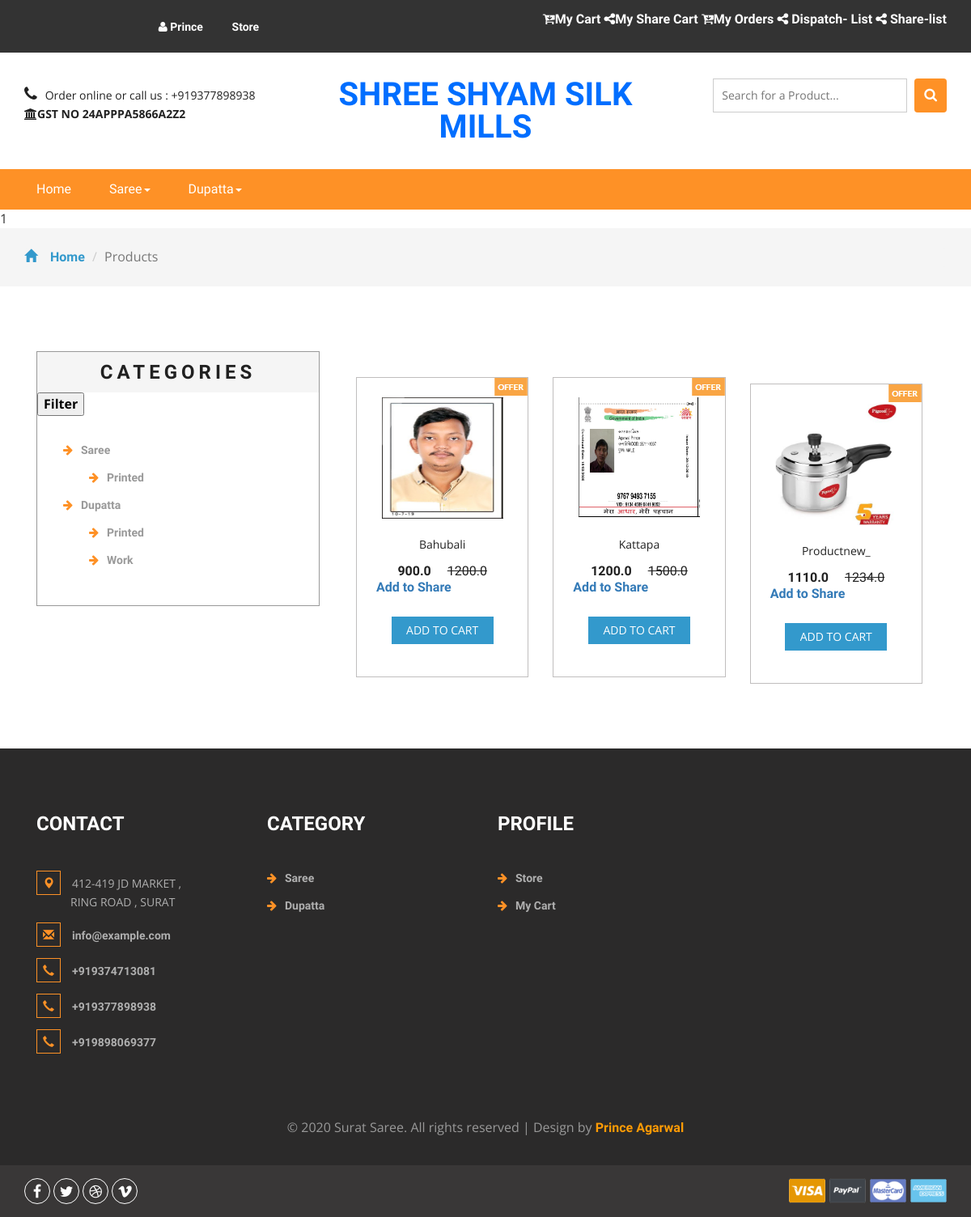
Screenshot of /api/products/ (signed in) with the database file from the repository.
### core/models.py (models this page shows, shortened)
class Category(models.Model):
    name = models.CharField(max_length=200)
    slug = models.SlugField()
    parent = models.ForeignKey('self',blank=True, null=True ,related_name='children',on_delete= models.CASCADE)
    class Meta:
        unique_together = ('slug', 'parent',)
        verbose_name_plural = "categories"
    def __str__(self):
        full_path = [self.name]
        k = self.parent
        while k is not None:
            full_path.append(k.name)
            k = k.parent
        return ' -> '.join(full_path[::-1])

class Item(models.Model):
    title = models.CharField(max_length=100)
    price = models.FloatField()
    discount_price = models.FloatField(blank=True, null=True)
    category = models.ForeignKey('Category', null=True, blank=True,on_delete= models.CASCADE)
    label = models.CharField(choices=LABEL_CHOICES, max_length=1)
    slug = models.SlugField()
    stock = models.BooleanField(default=True)
    description = models.TextField()
    image = models.ImageField()
    def get_add_to_cart_url(self):
        print(self.title)
        return reverse("add-to-cart", kwargs={
            'slug': self.slug
        })
    def get_add_to_share_url(self):
        print(self.title)
        return reverse("add-to-share", kwargs={
            'slug': self.slug
        })

### core/api/views.py (the view, shortened to what this page needs)
# urls.py: path('products/', ItemListView.as_view(), name='product-list'),
class ItemListView(ListAPIView):
    permission_classes = (IsAuthenticated, )
    serializer_class = ItemSerializer
    def get(self, request, *args, **kwargs):
        if request.user.userprofile.owner:
            csrf_token = django.middleware.csrf.get_token(request)
            queryset = Item.objects.filter(stock = True)
            page = request.GET.get('page', 1)
            paginator = Paginator(queryset, 10)
            try:
                users = paginator.page(page)
            except PageNotAnInteger:
                users = paginator.page(1)
            except EmptyPage:
                users = paginator.page(paginator.num_pages)
            return render(request,"core/products.html",{"object_list":users,
            "csrf_token": csrf_token})

### Cashbackclick/context_processor.py (called while the page is built)
def add_variable_to_context(request):
    csrf_token = django.middleware.csrf.get_token(request)
    return {
        'csrf_token':csrf_token,
        'category_list': Category.objects.all()
    }

def add_form_to_context(request):
    return {
        'loginform': SignInViaUsernameForm
    }

def present_order(request):
    try:
        if request.user.is_authenticated:
            Present_order = Order.objects.get(user = request.user, ordered = False)
            return {
                'present_order': Present_order
            }
        else:
            return {
            'present_order': 0
            }
    except Order.DoesNotExist:
        return {
            'present_order': 0
        }

### core/templates/core/products.html (shortened to what this page needs)
{% extends 'layouts/default/page.html' %}
{% load static %}
{% block content %}
	<div class="breadcrumbs">
		<div class="container">
			<ol class="breadcrumb breadcrumb1 animated wow slideInLeft" data-wow-delay=".5s">
				<li><a href="{% url 'index' %}"><span class="glyphicon glyphicon-home" aria-hidden="true"></span>Home</a></li>
				<li class="active">Products</li>
			</ol>
		</div>
	</div>
	<div class="products">
		<div class="container">
			<div class="col-md-4 products-left">
				<div class="categories">
					<h2>Categories</h2>
					<button type="button" style="color: black;float: center;" class="collapsible" ><strong>Filter </strong></button>
					<ul class="cate">
						{% for category in category_list %}
						{% if category.parent %}
						{% else %}
						{% if category.children %}
						<li><a href="{% url 'category-page' category.id %}"><i class="fa fa-arrow-right" aria-hidden="true"></i>{{category.name}}</a></li>
							<ul>
								{% for child in category.children.all %}
								<li><a href="{% url 'category-page' child.id %}"><i class="fa fa-arrow-right" aria-hidden="true"></i>{{child.name}}</a></li>
								{% endfor %}
							</ul>
						{% endif %}
						{% endif %}
						{% endfor %}
					</ul>
				</div>
			</div>
			<div class="col-md-8 products-right">
				{% if object_list %}
				{% for object in object_list %}
				{% if forloop.counter|divisibleby:3 %}
				<div class="agile_top_brands_grids">
				{% endif %}
					<div class="col-md-4 top_brand_left">
						<div class="hover14 column">
							<div class="agile_top_brand_left_grid">
								<div class="agile_top_brand_left_grid_pos">
									<img src="{% static 'images/offer.png' %}" alt=" " class="img-responsive">
								</div>
								<div class="agile_top_brand_left_grid1">
									<figure>
										<div class="snipcart-item block">
											<div class="snipcart-thumb">
												<a href="{% url 'product-detail' object.slug %}"><img title=" " alt=" " height="150" width="150" src="{{object.image.url}}"></a>
												<p>{{object.slug}}</Object></p>
												<h4>{{object.discount_price}} <span>{{object.price}}</span></h4>
											</div>
											{% if request.user.userprofile.owner %}
											<a href='{{object.get_add_to_share_url}}'>Add to Share</a>
											{% endif %}
											<div class="snipcart-details top_brand_home_details">
												<form action="{{object.get_add_to_cart_url}}" method="post">
													<fieldset>
														<input type="submit" name="submit" id ="{{object.id}}" value="Add to cart" class="button" onclick="myFunction({{object.id}})">
													</fieldset>
												</form>
											</div>
										</div>
									</figure>
								</div>
							</div>
						</div>
					</div>
				{% if forloop.counter|divisibleby:3 %}
				</div>
				{% endif %}
				{% endfor %}
					{% else %}
					<h3> NO Object Found </h3>
					<a href="{% url 'product-list'  %}"><span class="glyphicon glyphicon-menu-left" aria-hidden="true"></span>Continue Shopping</a>
					{% endif %}
			</div>
		</div>
	</div>
{% endblock %}
{% block footer_scripts %}
<link href="{% static 'css/skdslider.css' %}" rel="stylesheet">
{% endblock %}

### content/templates/layouts/default/page.html (shortened to what this page needs)
{% load static %}
<!DOCTYPE html>
<html>
<head>
<link href="{% static 'css/bootstrap.css' %}" rel="stylesheet" type="text/css" media="all" />
<link href="{% static 'css/style.css' %}" rel="stylesheet" type="text/css" media="all" />
<link href="{% static 'css/font-awesome.css' %}" rel="stylesheet">
<link href="{% static 'select2/dist/css/select2.min.css' %}" rel="stylesheet" />
</head>
<body>
	<div class="agileits_header">
		<div class="container">
			<div class="agile-login">
				{% if request.user.is_authenticated %}
				<ul>
                    <li> <a href="#" > <i class="fa fa-user" aria-hidden="true"></i> {{request.user.username}} </a></li>
                    <li> <a href="{% url 'product-list' %}" >  Store </a></li>
				</ul>
				</div>
				<div class="product_list_header" >
                    {% if request.user.userprofile.owner %}
                    {% if present_order %}
                    <a  style="color:white" href = "{% url 'order-summary' present_order.id %}"><i class="fa fa-cart-arrow-down" aria-hidden="true"></i>My Cart</a>
                    {% endif %}
                    <a style="color:white" href = "{% url 'share-summary' %}"><i class="fa fa-share-alt" aria-hidden="true"></i>My Share Cart</a>
                    <a style="color:white" href = "{% url 'order-list' %}"><i class="fa fa-cart-arrow-down" aria-hidden="true"></i>My Orders<t></t></a>
					<a style="color:white" href = "{% url 'dispatch-summary' %}"><i class="fa fa-share-alt" aria-hidden="true"></i> Dispatch- List<t></t></a>
                    <a style="color:white" href = "{% url 'share-list' %}"><i class="fa fa-share-alt" aria-hidden="true"></i> Share-list<t></t>  </a>
                    {% else %}
                    {% if present_order %}
                    <a  style="color:white" href = "{% url 'order-summary' present_order.id %}"><i class="fa fa-cart-arrow-down" aria-hidden="true"></i>My Cart</a>
                    {% endif %}
                    <a style="color:white" href = "{% url 'order-list' %}"><i class="fa fa-cart-arrow-down" aria-hidden="true"></i>My Orders</a>
                    {% endif %}
                </div>
				{% else %}
				<ul>
					<li><a href="{% url  'accounts:sign_up' %}"> Create Account </a></li>
					<li><a href="{% url  'accounts:log_in' %}">Login</a></li>
				</ul>
		</div>
				{% endif %}
			<div class="clearfix"> </div>
		</div>
	</div>
	<div class="logo_products">
		<div class="container">
		<div class="w3ls_logo_products_left1">
				<ul class="phone_email">
                    <li><i class="fa fa-phone" aria-hidden="true"></i>Order online or call us : +919377898938 </li>
                    <br>
                    <strong><li><i class="fa fa-university" aria-hidden="true"></i>GST NO 24APPPA5866A2Z2</li> </strong>
				</ul>
			</div>
			<div class="w3ls_logo_products_left">
				<h1><a href="{% url 'index' %}">Shree Shyam Silk Mills</a></h1>
            </div>
            {% if request.user.is_authenticated %}
		<div class="w3l_search">
			<form action="{% url 'search' %}" method="post">
                <input type="search" name="search" placeholder="Search for a Product..." required="">
				<button type="submit" class="btn btn-default search" aria-label="Left Align">
					<i class="fa fa-search" aria-hidden="true"> </i>
				</button>
			</form>
        </div>
        {% endif %}
			<div class="clearfix"> </div>
		</div>
	</div>
{% if request.user.is_authenticated %}
	<div class="navigation-agileits">
		<div class="container">
			<nav class="navbar navbar-default">
							<div class="collapse navbar-collapse" id="bs-megadropdown-tabs">
								<ul class="nav navbar-nav">
									<li class="active"><a href="{% url 'index' %}" class="act">Home</a></li>
									{% for category in category_list %}
									{% if category.parent %}
									{% else %}
									{% if category.children %}
									<li class="dropdown">
										<a href="{% url 'category-page' category.id %}" class="dropdown-toggle" data-toggle="dropdown">{{category.name}}<b class="caret"></b></a>
									</li>
									{% else %}
									<li><a href="{% url 'category-page' category.id %}">{{category.name}}</a></li>
									{% endif %}
									{% endif %}
									{% endfor %}
								</ul>
							</div>
							</nav>
			</div>
		</div>
{% endif %}
{% if request.user.is_authenticated %}
{{user_valid}}
{% if user_valid %}
    {% block content %}{% endblock %}
{% endif %}
{% endif %}
<div class="footer">
    <div class="container">
        <div class="w3_footer_grids">
            <div class="col-md-3 w3_footer_grid">
                <h3>Contact</h3>
                <ul class="address">
                    <li><i class="glyphicon glyphicon-map-marker" aria-hidden="true"></i>412-419 JD MARKET , <span> RING ROAD , SURAT</span></li>
                    <li><i class="glyphicon glyphicon-envelope" aria-hidden="true"></i><a href="mailto:info@example.com">info@example.com</a></li>
                    <li><i class="glyphicon glyphicon-earphone" aria-hidden="true"></i><a href="tel:+919374713081">+919374713081</a></li>
                    <li><i class="glyphicon glyphicon-earphone" aria-hidden="true"></i><a href="tel:+919377898938">+919377898938</a></li>
                    <li><i class="glyphicon glyphicon-earphone" aria-hidden="true"></i><a href="tel:+919898069377">+919898069377</a></li>
                </ul>
            </div>
            {% if request.user.is_authenticated %}
            <div class="col-md-3 w3_footer_grid">
                <h3>Category</h3>
                <ul class="info">
									{% for category in category_list %}
									{% if category.parent %}
									{% else %}
									{% if category.children %}
                                    <li><i class="fa fa-arrow-right" aria-hidden="true"></i><a href="{% url 'category-page' category.id %}">{{category.name}}</a></li>
									{% else %}
									<li><a href="{% url 'category-page' category.id %}">{{category.name}}</a></li>
									{% endif %}
									{% endif %}
									{% endfor %}
                    </ul>
            </div>
            <div class="col-md-3 w3_footer_grid">
                <h3>Profile</h3>
                <ul class="info">
                    <li><i class="fa fa-arrow-right" aria-hidden="true"></i><a href="{% url 'product-list' %}">Store</a></li>
                    {% if present_order %}
                    <li><i class="fa fa-arrow-right" aria-hidden="true"></i><a href="{% url 'order-summary' present_order.id %}">My Cart</a></li>
                   {% endif %}
                </ul>
            </div>
            {% endif %}
            <div class="clearfix"> </div>
        </div>
    </div>
    <div class="footer-copy">
        <div class="container">
            <p>© 2020 Surat Saree. All rights reserved | Design by <a href="http://w3layouts.com/">Prince Agarwal</a></p>
        </div>
    </div>
</div>
<div class="footer-botm">
        <div class="container">
            <div class="w3layouts-foot">
                <ul>
                    <li><a href="#" class="w3_agile_facebook"><i class="fa fa-facebook" aria-hidden="true"></i></a></li>
                    <li><a href="#" class="agile_twitter"><i class="fa fa-twitter" aria-hidden="true"></i></a></li>
                    <li><a href="#" class="w3_agile_dribble"><i class="fa fa-dribbble" aria-hidden="true"></i></a></li>
                    <li><a href="#" class="w3_agile_vimeo"><i class="fa fa-vimeo" aria-hidden="true"></i></a></li>
                </ul>
            </div>
            <div class="payment-w3ls">
                <img src="{% static 'images/card.png' %}" alt=" " class="img-responsive">
            </div>
            <div class="clearfix"> </div>
        </div>
    </div>
<link href="{% static 'css/skdslider.css' %}" rel="stylesheet">
{% block footer_scripts %}
{% endblock footer_scripts %}
</body>
</html>

### content/templates/layouts/default/page.html (style rules this page uses)
* { box-sizing: border-box; -webkit-box-sizing: border-box; -moz-box-sizing: border-box; }

### rows the page displays
Category: name "Saree"
Category: name "Dupatta"
Category: name "Printed"
Category: name "Printed"
Category: name "Work"
Item: image (picture), slug "Bahubali", discount_price "900.0", price "1200.0"
Item: image (picture), slug "Kattapa", discount_price "1200.0", price "1500.0"
Item: image (picture), slug "Productnew_", discount_price "1110.0", price "1234.0"

### other values shown
{{ request.user.username }} "Prince"
{{ user_valid }} "1"
